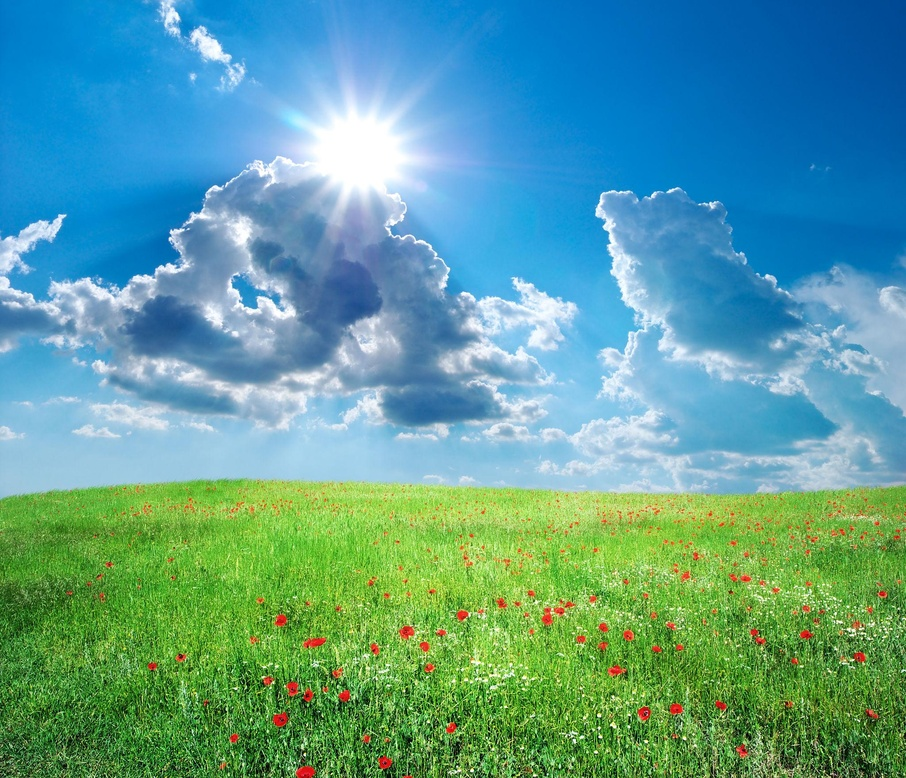
#> input picture images/original.jpg, 906 x 778 px, shrunk from 2048 x 1759 before the run
$ python lesson3.py
#> lines starting #> are read from the running program, lines starting #| are printed output that depends on the picture
import cv2

image = cv2.imread("../images/original.jpg")
#> image is the input picture: shape (778, 906, 3); mean B, G, R 151.8, 158.3, 92.3

blue, green, red = cv2.split(image)
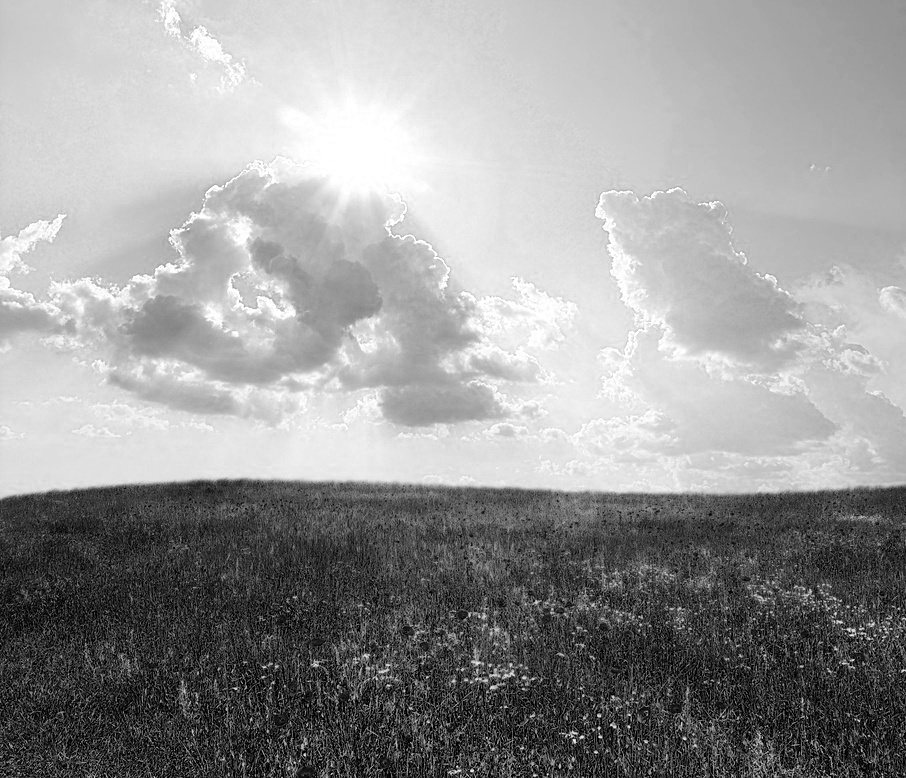
#> blue: shape (778, 906); min 0, max 255, mean 151.8
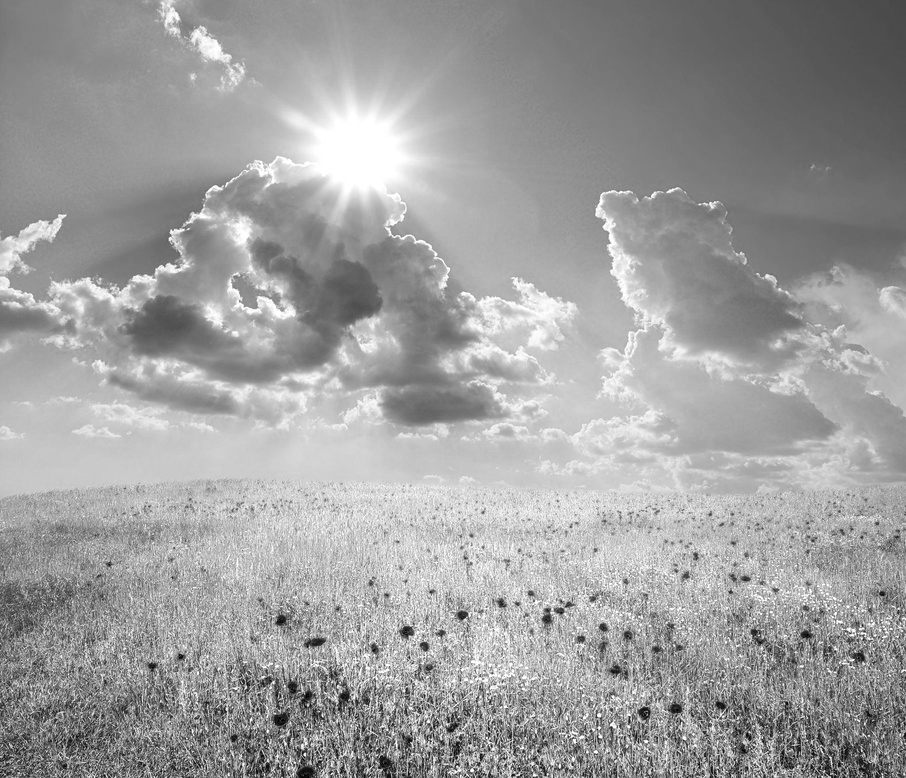
#> green: shape (778, 906); min 0, max 255, mean 158.3
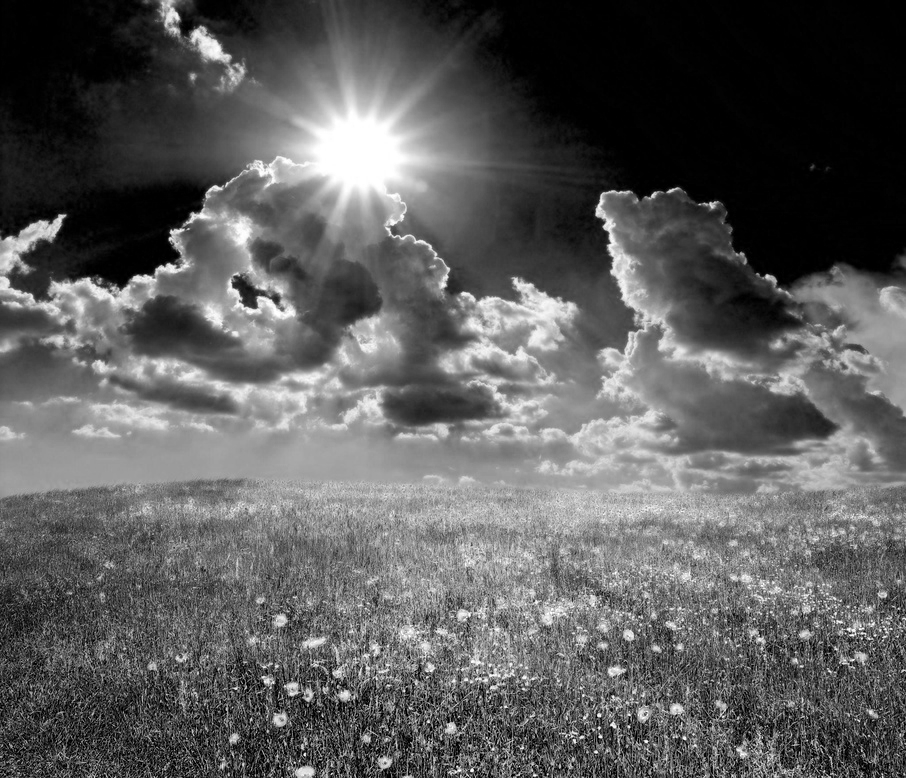
#> red: shape (778, 906); min 0, max 255, mean 92.3

blue[:] = 0
#> blue: shape (778, 906); every value is 0

new_image = cv2.merge((blue, green, red))
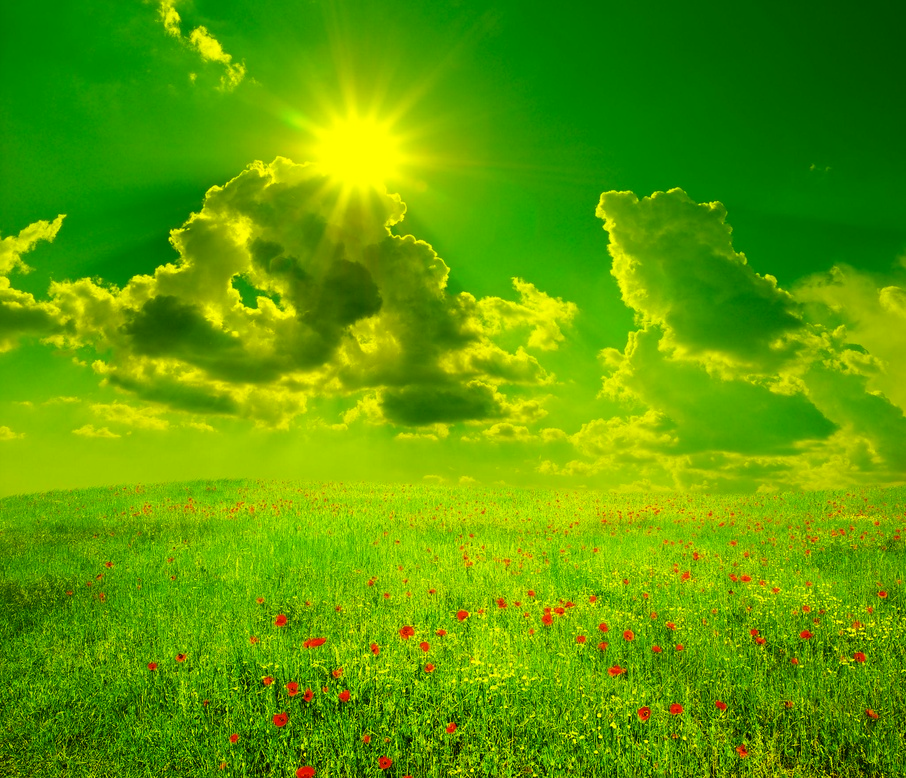
#> new_image: shape (778, 906, 3); mean B, G, R 0, 158.3, 92.3

cv2.imshow("Original", image)
cv2.imshow("Without Blue", new_image)

cv2.waitKey(0)
cv2.destroyAllWindows()
